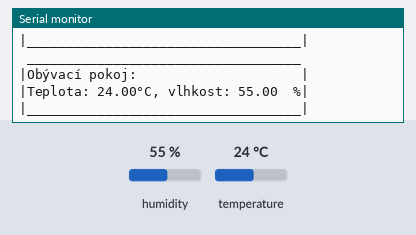
Bench run of a sketch on a simulated Arduino Uno, built with avr-gcc and run on an emulated ATmega328P. Shown: the last lines printed to the serial monitor. The inputs (shaded band) are chosen by the test bench; at power-on: humidity 55 %, temperature 24 °C.

Above: at 5.9 s.
6.0 s: humidity set to 22 %
At 10.31 s:
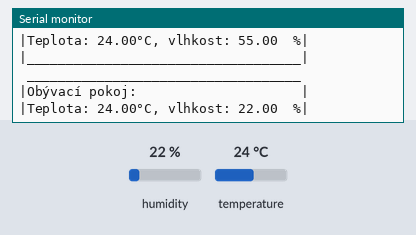
12.1 s: temperature set to 12 °C
At 16.4 s:
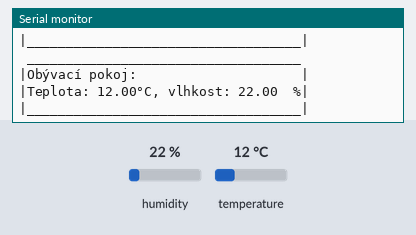
18.2 s: humidity set to 40 %
At 21.5 s:
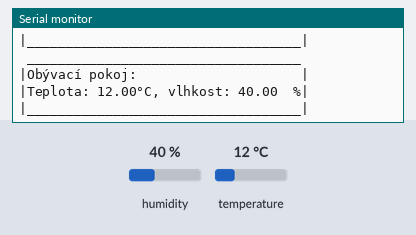
Timing chart, 0 to 23.0 s (numbered marks = the images above; inputs shaded):
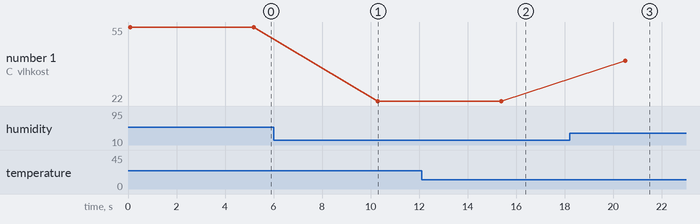

The sketch:

DHT22.ino
```cpp
#include "DHT.h"
#define pinDHT 6
#define typDHT22 DHT22


DHT mojeDHT(pinDHT, typDHT22);

void setup() {
 Serial.begin(9600);
 mojeDHT.begin();
}

void loop() {
  float tep = mojeDHT.readTemperature();
  float vlh = mojeDHT.readHumidity();

  if (isnan(tep) || isnan(vlh)) {
    Serial.println("Chyba při čtení z DHT senzoru!");

  } else {

    Serial.println(" ___________________________________");
    Serial.println("|Obývací pokoj:                     |");
    Serial.print("|Teplota: ");
    Serial.print(tep);
    Serial.print("°C, ");
    Serial.print("vlhkost: ");
    Serial.print(vlh);
    Serial.println("  %|");
    Serial.println("|___________________________________|");

  }

 delay(5000);
}
```

Measured:
- after the input at 6.0 s, the serial monitor: prints a new line after 4.3 s (image 1)
- after the input at 12.1 s, the serial monitor: prints a new line after 3.3 s (image 2)
- after the input at 18.2 s, the serial monitor: prints a new line after 2.3 s (image 3)
- plotted number 1: 55 → 22 after the input at 6.0 s, 22 → 40 after the input at 18.2 s
